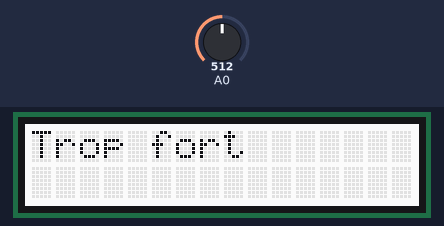
The sketch below on a simulated Arduino Uno, built with avr-gcc and run on an emulated ATmega328P. Shown: 16×2 character LCD. The test bench sets the inputs (shaded band); at power-on: A0 = 512. What the sketch prints to the serial monitor is not drawn.

Above: at 1.2 s.
1.3 s: A0 set to 237
2.8 s: A0 set to 207
At 4.4 s:
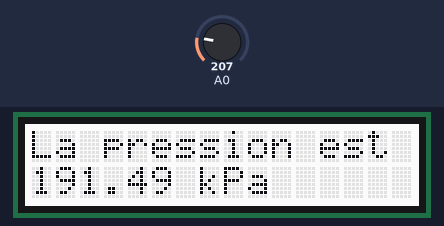
5.0 s: A0 set to 41
At 5.7 s:
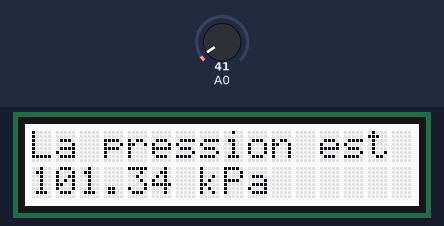
6.8 s: A0 set to 35
At 8.1 s:
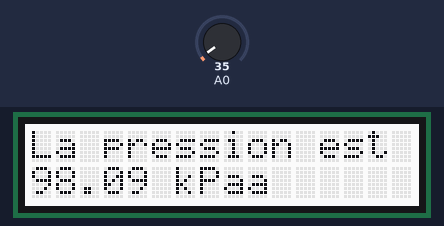
8.7 s: A0 set to 306
At 9.9 s:
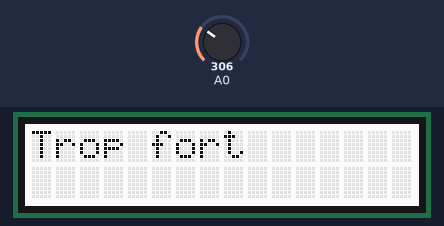
Timing chart, 0 to 11.7 s (numbered marks = the images above; inputs shaded):
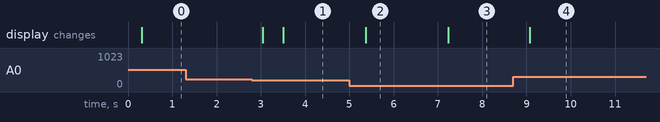

Measured:
- the behaviour switches between 223 and 222 on A0 (found by bisection; images 0 and 1)
- the behaviour switches between 39 and 38 on A0 (found by bisection; images 2 and 3)
- after the input at 1.3 s, every drawn part: stays the same
- after the input at 2.8 s, the display: first changes after 0.24 s (image 1 shows a later state)
- after the input at 5.0 s, the display: changes after 0.37 s (image 2)
- after the input at 6.8 s, the display: changes after 0.43 s (image 3)
- after the input at 8.7 s, the display: changes after 0.37 s (image 4)

The sketch:

affichage-ecran2.ino
```cpp
//MXP5500DP Capteur de pression
// calcul et affichage de la pression moyenne
#include <rgb_lcd.h>

rgb_lcd lcd;
const float patm=101.3;// on définit la pression atmosphérique, valeur connue
const int cycles = 200; //nombre de mesures pour faire une moyenne
const int dur_mes = 1; //durée entre 2 mesures de la moyenne
const int dur_aff = 200; //durée entre 2 séries de mesure

void setup() {
  lcd.begin(16,2);
  Serial.begin(9600); //initialisation de ligne série
}

void loop(){
float resultatpression = 0.0 ;// on définit un float qui récupérera toutes les valeurs des pressions
for(int i = 0 ; i < cycles ; i++){
    float ana = analogRead(A0) ;
    float pression_relat = ((ana / 1023.0)-0.04) /0.0018 ;  //utilise le modele determine par etalonnage
    float pression = pression_relat + patm;//calcul de la pression
    resultatpression += pression ;//on rajoute la valeur mesurée à la variable somme
    delay(dur_mes) ;
  }

  resultatpression /= cycles ;          //calcul la moyenne des mesures
  Serial.print(resultatpression) ;      //affiche dans le moniteur serie les valeurs de pression en kPa
  Serial.println(" kPa") ;


if (resultatpression > 200) {
  lcd.clear();
  lcd.setCursor(0,0) ;
  lcd.print("Trop fort"); }
  else{
    lcd.setCursor(0,0);
    lcd.print("La pression est ");
    lcd.setCursor(0,1);
    lcd.print(resultatpression);// Affiche la valeur sur le LCD.
    lcd.print(" kPa"); }

  delay(dur_aff) ;                         // temps de latence entre 2 séries de mesures
}
```
